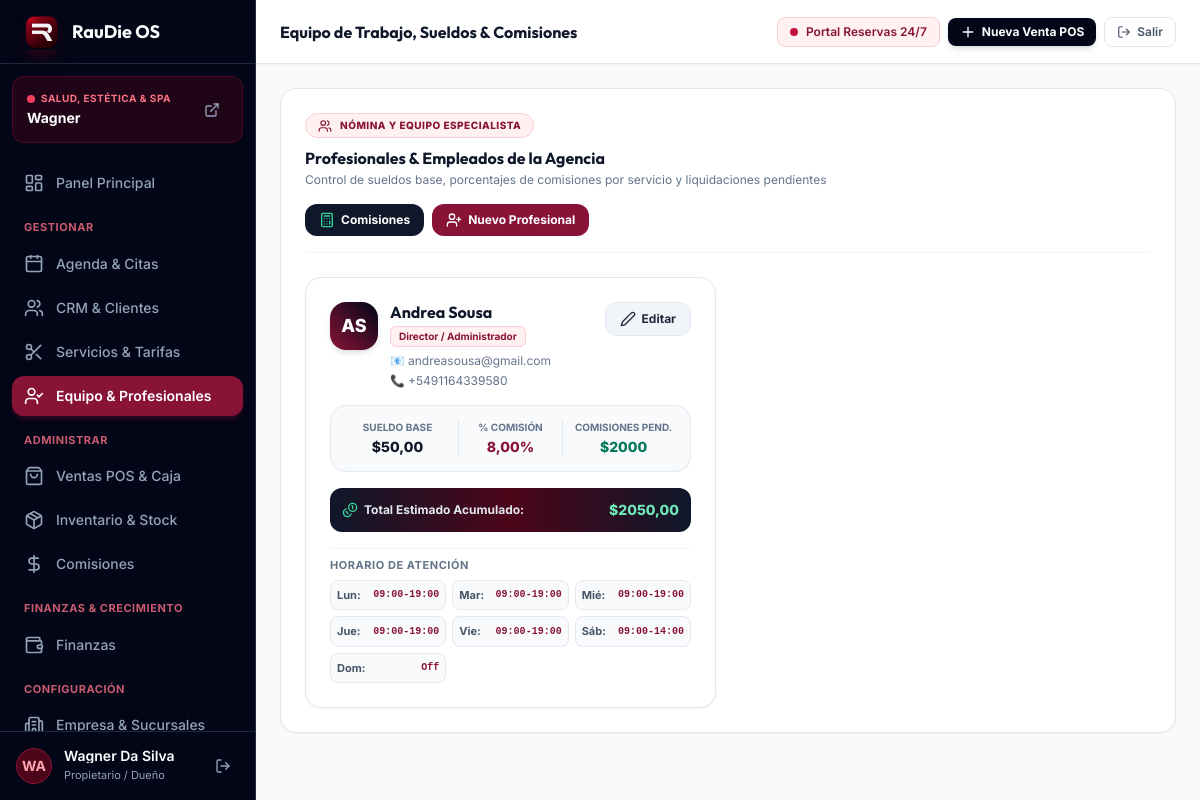
The app's page /business/equipo/ (signed in), older data.
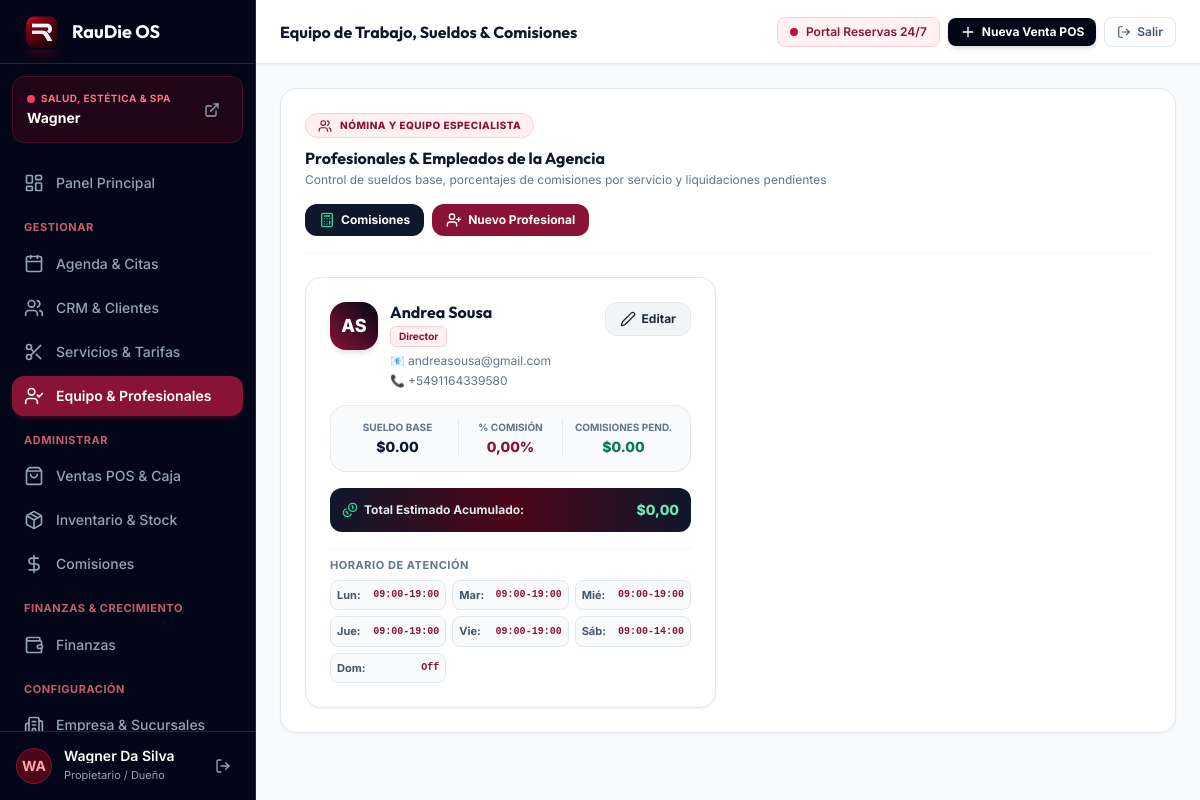
The same page, newer data.
### apps/business/models.py (models this page shows, shortened)
class StaffMember(TimeStampedModel):
    business = models.ForeignKey(Business, on_delete=models.CASCADE, related_name="staff_members")
    branch = models.ForeignKey(Branch, on_delete=models.CASCADE, related_name="staff_members", null=True, blank=True)
    branches = models.ManyToManyField(Branch, blank=True, related_name="staff_members_multi", verbose_name="Sucursales Asignadas")
    user = models.OneToOneField(User, on_delete=models.SET_NULL, null=True, blank=True, related_name="staff_profile")
    first_name = models.CharField(max_length=100, verbose_name="Nombre")
    last_name = models.CharField(max_length=100, verbose_name="Apellido")
    email = models.EmailField(blank=True, null=True)
    phone = models.CharField(max_length=50, blank=True, null=True)
    role_title = models.CharField(max_length=100, default="Especialista", verbose_name="Cargo / Especialidad")
    commission_rate = models.DecimalField(max_digits=5, decimal_places=2, default=0.00, verbose_name="Comisión Porcentaje (%)")
    base_salary = models.DecimalField(max_digits=10, decimal_places=2, default=0.00, verbose_name="Sueldo Base ($)")
    is_active = models.BooleanField(default=True)
    avatar_color = models.CharField(max_length=20, default="#3b82f6")
    @property
    def full_name(self):
        return f"{self.first_name} {self.last_name}"
    @property
    def pending_commissions(self):
        from django.db.models import Sum
        total = self.commission_records.filter(is_settled=False).aggregate(total=Sum('amount'))['total']
        return total or 0.00
    @property
    def estimated_total_salary(self):
        return float(self.base_salary or 0) + float(self.pending_commissions or 0)

### apps/business/views.py (the view)
# urls.py: path('equipo/', views.staff_list_view, name='staff_list'),
@login_required
def staff_list_view(request):
    business = getattr(request, 'current_business', None) or request.user.business
    if not business:
        return redirect('onboarding')
    staff_members = StaffMember.objects.filter(business=business).prefetch_related('schedules').order_by('first_name') if business else []
    from django.core.paginator import Paginator
    paginator = Paginator(staff_members, 10)
    page_obj = paginator.get_page(request.GET.get('page', 1))
    return render(request, 'business/staff_list.html', {
        'business': business,
        'staff_members': page_obj,
        'page_obj': page_obj,
    })

### apps/business/context_processors.py (called while the page is built)
def business_context(request):
    business = getattr(request, 'current_business', None)
    if not business and request.user.is_authenticated and getattr(request.user, 'business', None):
        business = request.user.business
    all_module_keys = ['crm', 'agenda', 'booking', 'invoicing', 'pos', 'inventory', 'commissions', 'ai_engine', 'marketing']
    modules_enabled = {}
    if business:
        enabled_list = business.enabled_modules or all_module_keys
        for key in all_module_keys:
            modules_enabled[key] = (key in enabled_list) if enabled_list else True
    else:
        for key in all_module_keys:
            modules_enabled[key] = True
    return {
        'current_business': business,
        'modules_enabled': modules_enabled,
        'business_type_display': business.get_business_type_display() if business else 'Agencia'
    }

### templates/business/staff_list.html (shortened to what the changed rows need)
{% extends 'base.html' %}
{% block header_title %}Equipo de Trabajo, Sueldos & Comisiones{% endblock %}
{% block content %}
<div class="space-y-6">
    <div class="glass-card bg-white p-6 rounded-2xl space-y-6 border border-slate-200 shadow-sm">
        <div class="grid grid-cols-1 lg:grid-cols-2 gap-6">
        {% for staff in staff_members %}
        <div class="glass-card bg-white p-6 rounded-2xl space-y-4 border border-slate-200 shadow-sm flex flex-col justify-between hover:border-slate-300 transition">
            <div class="space-y-4">
                <div class="flex items-start justify-between gap-4">
                    <div class="flex items-start gap-3">
                        <div class="w-12 h-12 rounded-2xl bg-gradient-to-tr from-rose-900 to-slate-950 text-white font-extrabold text-lg flex items-center justify-center shadow-md shrink-0">
                            {{ staff.first_name|slice:":1" }}{{ staff.last_name|slice:":1" }}
                        </div>
                        <div>
                            <h3 class="font-bold text-slate-900 text-base font-display leading-tight">{{ staff.full_name }}</h3>
                            <span class="inline-block px-2 py-0.5 rounded-md text-[10px] font-bold bg-rose-50 text-rose-900 border border-rose-200 mt-1 mb-1.5">
                                {{ staff.role_title }}
                            </span>
                            <div class="text-xs text-slate-500 space-y-1">
                                <div class="flex items-center gap-1.5">
                                    <span class="w-3 text-center">📧</span> <span>{{ staff.email|default:"Sin email" }}</span>
                                </div>
                                {% if staff.phone %}
                                <div class="flex items-center gap-1.5">
                                    <span class="w-3 text-center">📞</span> <span>{{ staff.phone }}</span>
                                </div>
                                {% endif %}
                            </div>
                        </div>
                    </div>
                    <a href="{% url 'staff_edit' staff.id %}" class="p-2 sm:px-3.5 sm:py-2 rounded-xl bg-slate-100 hover:bg-slate-200 text-slate-800 text-xs font-bold transition flex items-center gap-1.5 border border-slate-200 shrink-0">
                        <i data-lucide="edit-2" class="w-4 h-4"></i>
                        <span class="hidden sm:inline">Editar</span>
                    </a>
                </div>
                <div class="grid grid-cols-3 gap-2 p-3.5 bg-slate-50 rounded-2xl border border-slate-200/90 text-center">
                    <div class="space-y-0.5">
                        <span class="text-[10px] font-bold text-slate-500 uppercase block">Sueldo Base</span>
                        <span class="font-extrabold text-slate-900 text-sm block">${{ staff.base_salary|default:"0.00" }}</span>
                    </div>
                    <div class="space-y-0.5 border-x border-slate-200 px-1">
                        <span class="text-[10px] font-bold text-slate-500 uppercase block">% Comisión</span>
                        <span class="font-extrabold text-rose-900 text-sm block">{{ staff.commission_rate }}%</span>
                    </div>
                    <div class="space-y-0.5">
                        <span class="text-[10px] font-bold text-slate-500 uppercase block">Comisiones Pend.</span>
                        <span class="font-extrabold text-emerald-700 text-sm block">${{ staff.pending_commissions|default:"0.00" }}</span>
                    </div>
                </div>
                <div class="p-3 rounded-xl bg-gradient-to-r from-slate-900 via-rose-950 to-slate-900 text-white flex items-center justify-between text-xs font-bold shadow-xs">
                    <span class="flex items-center gap-1.5 text-slate-200">
                        <i data-lucide="coins" class="w-4 h-4 text-emerald-400"></i> Total Estimado Acumulado:
                    </span>
                    <span class="text-sm font-extrabold text-emerald-300">${{ staff.estimated_total_salary|floatformat:2 }}</span>
                </div>
            </div>
            <div class="space-y-1.5 pt-2 border-t border-slate-100">
                <span class="text-[11px] font-bold text-slate-500 uppercase tracking-wider block">Horario de Atención</span>
                <div class="grid grid-cols-2 sm:grid-cols-3 gap-1.5 text-[11px] text-slate-700">
                    {% for sched in staff.schedules.all %}
                    <div class="p-1.5 rounded-lg bg-slate-50 border border-slate-200 flex justify-between items-center">
                        <span class="font-bold text-slate-600">{{ sched.get_day_of_week_display|slice:":3" }}:</span>
                        <span class="text-rose-900 font-mono font-semibold text-[10px]">{% if sched.is_working_day %}{{ sched.start_time|time:"H:i" }}-{{ sched.end_time|time:"H:i" }}{% else %}Off{% endif %}</span>
                    </div>
                    {% endfor %}
                </div>
            </div>
        </div>
        {% endfor %}
    </div>
    </div>
</div>
{% endblock %}

Row changes from the older to the newer data that the page shows:
changed StaffMember "Andrea Sousa": role_title "Director / Administrador" → "Director"; base_salary "50,00" → "0.00"; commission_rate "8,00" → "0,00"; pending_commissions "2000" → "0.00"; estimated_total_salary "2050,00" → "0,00"
